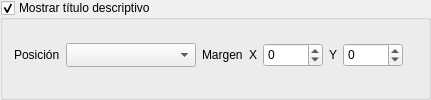
                <widget class="QGroupBox" name="chkPicFlowShowTitle">
                 <property name="title">
                  <string>Mostrar título descriptivo</string>
                 </property>
                 <property name="checkable">
                  <bool>true</bool>
                 </property>
                 <property name="checked">
                  <bool>true</bool>
                 </property>
                 <layout class="QHBoxLayout" name="horizontalLayout_5">
                  <property name="topMargin">
                   <number>4</number>
                  </property>
                  <item>
                   <widget class="QLabel" name="label_6">
                    <property name="sizePolicy">
                     <sizepolicy hsizetype="Preferred" vsizetype="Fixed">
                      <horstretch>0</horstretch>
                      <verstretch>0</verstretch>
                     </sizepolicy>
                    </property>
                    <property name="minimumSize">
                     <size>
                      <width>40</width>
                      <height>0</height>
                     </size>
                    </property>
                    <property name="text">
                     <string>Posición</string>
                    </property>
                   </widget>
                  </item>
                  <item>
                   <widget class="QComboBox" name="cbxPicFlowTitlePos">
                    <property name="minimumSize">
                     <size>
                      <width>130</width>
                      <height>24</height>
                     </size>
                    </property>
                   </widget>
                  </item>
                  <item>
                   <widget class="QLabel" name="label_21">
                    <property name="sizePolicy">
                     <sizepolicy hsizetype="Preferred" vsizetype="Fixed">
                      <horstretch>0</horstretch>
                      <verstretch>0</verstretch>
                     </sizepolicy>
                    </property>
                    <property name="text">
                     <string>Margen</string>
                    </property>
                   </widget>
                  </item>
                  <item>
                   <widget class="QLabel" name="label_8">
                    <property name="text">
                     <string>X</string>
                    </property>
                    <property name="alignment">
                     <set>Qt::AlignRight|Qt::AlignTrailing|Qt::AlignVCenter</set>
                    </property>
                   </widget>
                  </item>
                  <item>
                   <widget class="QSpinBox" name="spinBox_PicFlowTitleMarginX">
                    <property name="minimumSize">
                     <size>
                      <width>60</width>
                      <height>24</height>
                     </size>
                    </property>
                    <property name="minimum">
                     <number>-500</number>
                    </property>
                    <property name="maximum">
                     <number>500</number>
                    </property>
                   </widget>
                  </item>
                  <item>
                   <widget class="QLabel" name="label_12">
                    <property name="text">
                     <string>Y</string>
                    </property>
                    <property name="alignment">
                     <set>Qt::AlignRight|Qt::AlignTrailing|Qt::AlignVCenter</set>
                    </property>
                   </widget>
                  </item>
                  <item>
                   <widget class="QSpinBox" name="spinBox_PicFlowTitleMarginY">
                    <property name="minimumSize">
                     <size>
                      <width>60</width>
                      <height>24</height>
                     </size>
                    </property>
                    <property name="maximumSize">
                     <size>
                      <width>60</width>
                      <height>16777215</height>
                     </size>
                    </property>
                    <property name="minimum">
                     <number>-500</number>
                    </property>
                    <property name="maximum">
                     <number>500</number>
                    </property>
                   </widget>
                  </item>
                  <item>
                   <spacer name="horizontalSpacer_2">
                    <property name="orientation">
                     <enum>Qt::Horizontal</enum>
                    </property>
                    <property name="sizeHint" stdset="0">
                     <size>
                      <width>14</width>
                      <height>20</height>
                     </size>
                    </property>
                   </spacer>
                  </item>
                 </layout>
                </widget>
